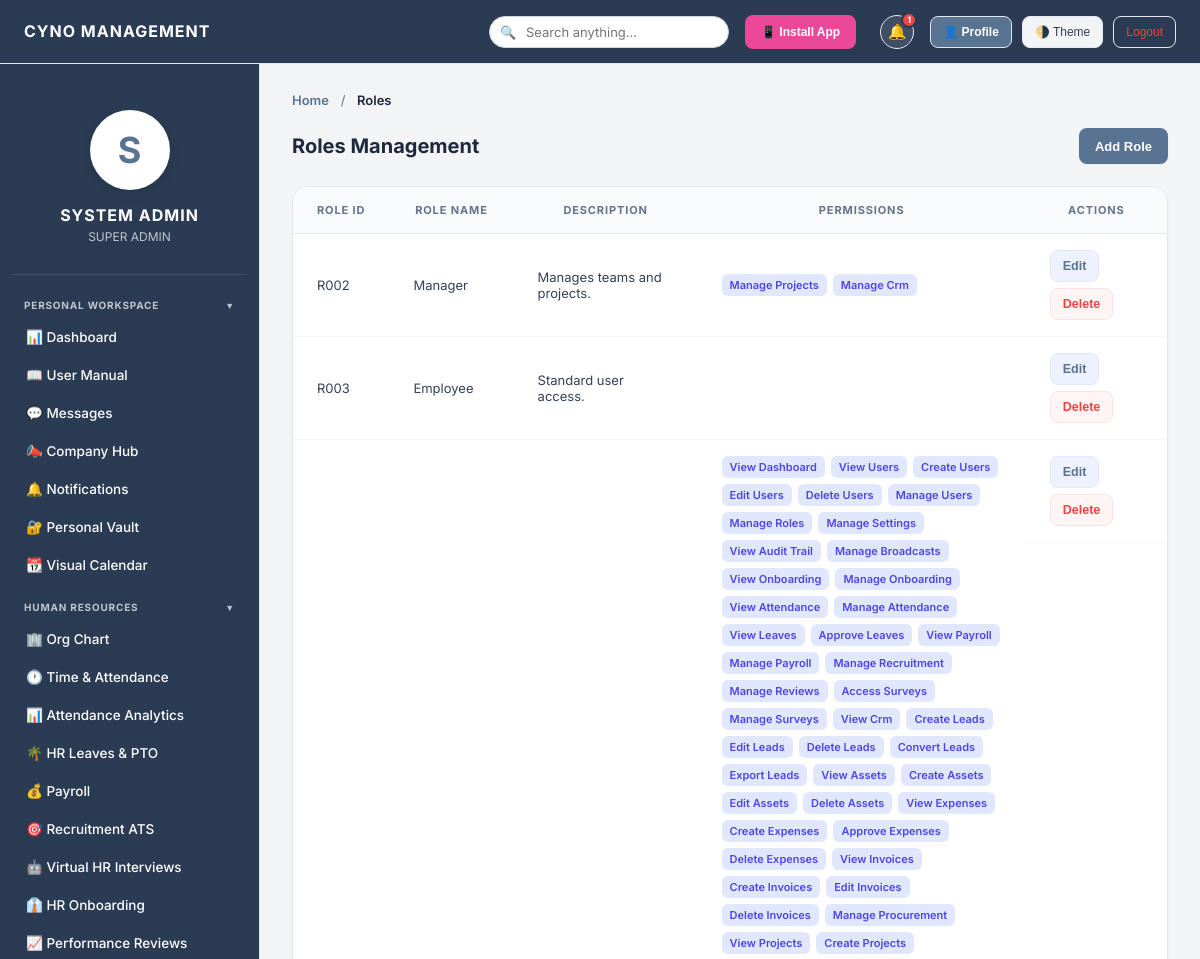
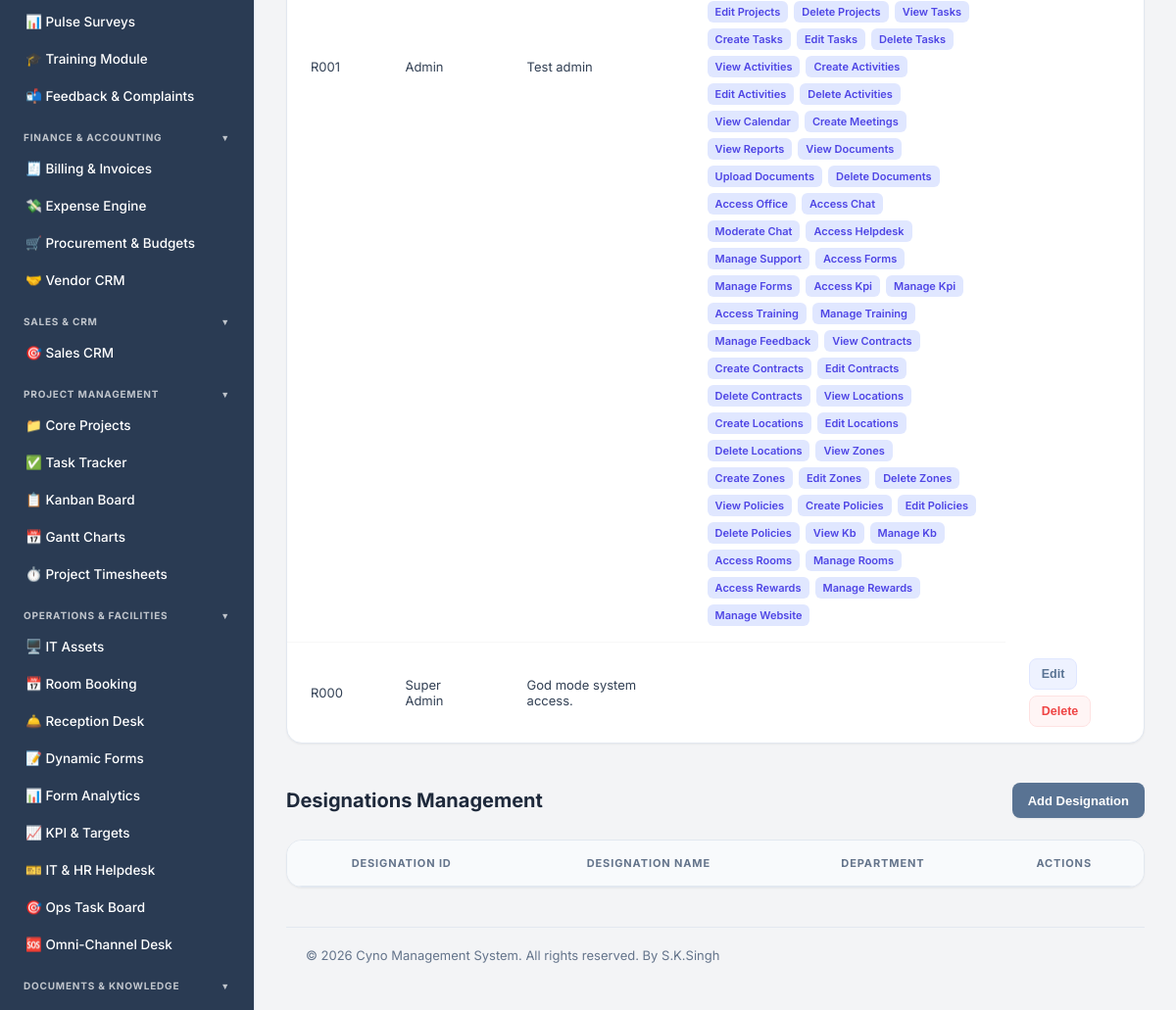
The app's page /roles.php (signed in) with its own data (2 pictures, top to bottom).
### tables this page shows
CREATE TABLE roles (
        id INTEGER PRIMARY KEY AUTOINCREMENT,
        role_id TEXT UNIQUE NOT NULL,
        role_name TEXT NOT NULL,
        description TEXT,
        permissions TEXT DEFAULT '[]'
    );

### roles.php (the view, shortened to what this page needs)
<?php
require_once 'includes/header.php';
require_once 'includes/sidebar.php';
$isAdmin = (in_array($_SESSION['role'], ['Admin', 'Super Admin']));
?>
<div class="content-section active">
    <div class="section-header">
        <h2>Roles Management</h2>
        <?php if($isAdmin): ?>
        <button class="add-button" onclick="openRoleModal()">Add Role</button>
        <?php endif; ?>
    </div>
    <div class="data-table" style="margin-bottom: 40px;">
        <table>
            <thead>
                <tr>
                    <th>Role ID</th>
                    <th>Role Name</th>
                    <th>Description</th>
                    <th>Permissions</th>
                    <?php if($isAdmin): ?><th>Actions</th><?php endif; ?>
                </tr>
            </thead>
            <tbody>
                <?php foreach($pdo->query("SELECT * FROM roles") as $row): ?>
                <tr>
                    <td><?= htmlspecialchars($row['role_id']) ?></td>
                    <td><?= htmlspecialchars($row['role_name']) ?></td>
                    <td><?= htmlspecialchars($row['description']) ?></td>
                    <td>
                        <div style="display:flex; flex-wrap:wrap; gap:6px; max-width:450px;">
                        <?php
                            $perms = json_decode($row['permissions'] ?? '[]', true);
                            if(is_array($perms)) {
                                foreach($perms as $p) {
                                    $label = ucwords(str_replace('_', ' ', $p));
                                    echo "<span style='background:#e0e7ff; color:#4f46e5; padding:4px 8px; border-radius:6px; font-size:11px; font-weight:600;'>{$label}</span>";
                                }
                            }
                        ?>
                        </div>
                    </td>
                    <?php if($isAdmin): ?>
                    <td class="action-buttons">
                        <button class="edit-button" onclick='editRole(<?= json_encode($row) ?>)'>Edit</button>
                        <form method="POST" action="controllers/delete_role.php" style="display:inline;" onsubmit="return confirm('Delete this role?')">
                            <button type="submit" class="delete-button">Delete</button>
                        </form>
                    </td>
                    <?php endif; ?>
                </tr>
                <?php endforeach; ?>
            </tbody>
        </table>
    </div>
    <div class="section-header">
        <h2>Designations Management</h2>
        <?php if($isAdmin): ?>
        <button class="add-button" onclick="openDesignationModal()">Add Designation</button>
        <?php endif; ?>
    </div>
    <div class="data-table">
        <table>
            <thead>
                <tr>
                    <th>Designation ID</th>
                    <th>Designation Name</th>
                    <th>Department</th>
                    <?php if($isAdmin): ?><th>Actions</th><?php endif; ?>
                </tr>
            </thead>
        </table>
    </div>
</div>
<?php require_once 'includes/footer.php'; ?>

### assets/css/style.css (style rules this page uses)
:root { --bg-body: #f3f4f6; --bg-header: #2a3b53; --bg-sidebar: #2a3b53; --bg-main: #f3f4f6; --bg-card: #ffffff; --bg-hover: rgba(255, 255, 255, 0.1); --border-card: #e2e8f0; --text-heading: #1e293b; --text-body: #334155; --text-muted: #64748b; --input-bg: #ffffff; --input-border: #cbd5e1; --table-header: #f8fafc; --primary-color: #597393; --primary-hover: #475f7e; --primary-light: rgba(255, 255, 255, 0.15); --success: #10b981; --warning: #f59e0b; --danger: #ef4444; --modal-overlay: rgba(15,23,42,0.6); --shadow-xs: 0 1px 2px 0 rgba(0, 0, 0, 0.05); --shadow-sm: 0 4px 6px -1px rgba(0, 0, 0, 0.05), 0 2px 4px -2px rgba(0, 0, 0, 0.05); --shadow-soft: 0 10px 25px -5px rgba(0, 0, 0, 0.05), 0 8px 10px -6px rgba(0, 0, 0, 0.05); --radius-sm: 8px; --radius-md: 12px; --radius-lg: 16px; --sidebar-w: 260px; --header-h: 64px; }
*, *::before, *::after { margin:0; padding:0; box-sizing:border-box; }
html { font-size:14px; -webkit-font-smoothing:antialiased; }
body { font-family:'Inter',system-ui,sans-serif; background:var(--bg-body); color:var(--text-body); min-height:100vh; overflow:hidden; }
h1,h2,h3,h4,h5,h6 { font-weight:600; color:var(--text-heading); line-height:1.3; }
.content-section.active { display:block; }
.section-header, .header-action { display:flex; justify-content:space-between; align-items:center; margin-bottom:22px; }
.section-header h2, .header-action h2 { font-size:20px; font-weight:700; color:var(--text-heading); margin:0; }
.add-button, .btn-primary, .btn, button.submit, .submit { display:inline-flex; align-items:center; gap:6px; height:36px; padding:0 16px; background:var(--primary-color); color:#fff; border:none; border-radius:var(--radius-sm); font-size:13px; font-weight:600; cursor:pointer; transition:background .2s, transform .1s, box-shadow .2s; white-space:nowrap; box-shadow:var(--shadow-xs); }
.btn-outline, .view-button, .edit-button, .delete-button { display:inline-flex; align-items:center; gap:5px; height:32px; padding:0 12px; border-radius:var(--radius-sm); font-size:12.5px; font-weight:600; cursor:pointer; transition:all .2s ease; border:1px solid var(--border-card); background:var(--bg-card); color:var(--text-body); text-decoration:none; white-space:nowrap; }
.edit-button { color:var(--primary-color); border-color:#e0e7ff; background:#eef2ff; }
.delete-button { color:var(--danger); border-color:#fee2e2; background:#fff5f5; }
.action-buttons { display:flex; gap:6px; align-items:center; flex-wrap:wrap; }
.data-table { background:var(--bg-card); border:1px solid var(--border-card); border-radius:var(--radius-lg); overflow-x:auto; overflow-y:hidden; margin-bottom:24px; box-shadow:var(--shadow-xs); }
.data-table table { width:100%; border-collapse: separate; border-spacing: 0; min-width:800px; }
.data-table th { background:var(--table-header); padding:16px 24px; font-size:11px; font-weight:700; text-transform:uppercase; letter-spacing:.08em; color:var(--text-muted); border-bottom:1px solid var(--border-card); white-space:nowrap; }
.data-table td { padding:16px 24px; font-size:13px; color:var(--text-body); border-bottom:1px solid rgba(0,0,0,0.03); vertical-align:middle; }
.data-table tbody tr { transition:background .15s ease, transform .15s ease; border-radius: 8px; }
.data-table tbody tr:last-child td { border-bottom:none; }
.content-section.active { animation: fadeInUp .35s ease-out; }

### records on screen
roles: role "R002", role_name "Manager", description "Manages teams and projects.", permissions "Manage Projects", permissions "Manage Crm"
roles: role "R003", role_name "Employee", description "Standard user access."
roles: role "R001", role_name "Admin", description "Test admin", label "View Dashboard", label "View Users", label "Create Users", label "Edit Users", label "Delete Users", label "Manage Users", label "Manage Roles", label "Manage Settings", label "View Audit Trail", label "Manage Broadcasts", label "View Onboarding", label "Manage Onboarding", label "View Attendance", label "Manage Attendance", label "View Leaves", label "Approve Leaves", label "View Payroll", label "Manage Payroll", label "Manage Recruitment", label "Manage Reviews", label "Access Surveys", label "Manage Surveys", label "View Crm", label "Create Leads", label "Edit Leads", label "Delete Leads", label "Convert Leads", label "Export Leads", label "View Assets", label "Create Assets", label "Edit Assets", label "Delete Assets", label "View Expenses", label "Create Expenses", label "Approve Expenses", label "Delete Expenses", label "View Invoices", label "Create Invoices", label "Edit Invoices", label "Delete Invoices", label "Manage Procurement", label "View Projects", label "Create Projects", label "Edit Projects", label "Delete Projects", label "View Tasks", label "Create Tasks", label "Edit Tasks", label "Delete Tasks", label "View Activities", label "Create Activities", label "Edit Activities", label "Delete Activities", label "View Calendar", label "Create Meetings", label "View Reports", label "View Documents", label "Upload Documents", label "Delete Documents", label "Access Office", label "Access Chat", label "Moderate Chat", label "Access Helpdesk", label "Manage Support", label "Access Forms", label "Manage Forms", label "Access Kpi", label "Manage Kpi", label "Access Training", label "Manage Training", label "Manage Feedback", label "View Contracts", label "Create Contracts", label "Edit Contracts", label "Delete Contracts", label "View Locations", label "Create Locations", label "Edit Locations", label "Delete Locations", label "View Zones", label "Create Zones", label "Edit Zones", label "Delete Zones", label "View Policies", label "Create Policies", label "Edit Policies", label "Delete Policies", label "View Kb", label "Manage Kb", label "Access Rooms", label "Manage Rooms", label "Access Rewards", label "Manage Rewards", label "Manage Website"
roles: role "R000", role_name "Super Admin", description "God mode system access."

### other values on screen
$GLOBAL_SETTINGS['company_name'] "CYNO MANAGEMENT"
$_notifCount "1"
substr($_SESSION['name'],0,1) "S"
$_SESSION['name'] "SYSTEM ADMIN"
$_SESSION['role'] "SUPER ADMIN"
$pageTitle "Roles"
